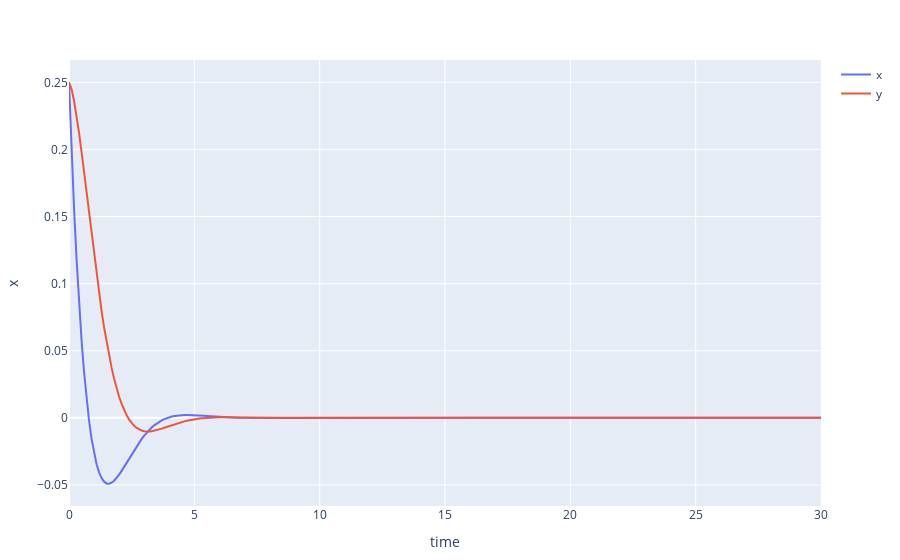

The cell this chart's notebook holds for it:
### Code cell
# Plot time series
t = 0:0.1:30
plot_ode(hopf2d, [0.25 0.25], t, ["x" "y"])

### Figure 1 — Plotly figure (JSON) as saved in the notebook; plotly's stock layout.template omitted (floating-point values rounded to 4 significant figures; data arrays with more than 128 entries replaced by an {"elided": "..."} marker saying what was removed)
{"data": [{"mode": "lines", "name": "x", "showlegend": true, "type": "scatter", "x": {"elided": "301 float values"}, "y": {"elided": "301 float values"}}, {"mode": "lines", "name": "y", "showlegend": true, "type": "scatter", "x": {"elided": "301 float values"}, "y": {"elided": "301 float values"}}], "layout": {"margin": {"b": 50, "l": 50, "r": 50, "t": 60}, "xaxis": {"title": {"text": "time"}}, "yaxis": {"title": {"text": "x"}}}}
